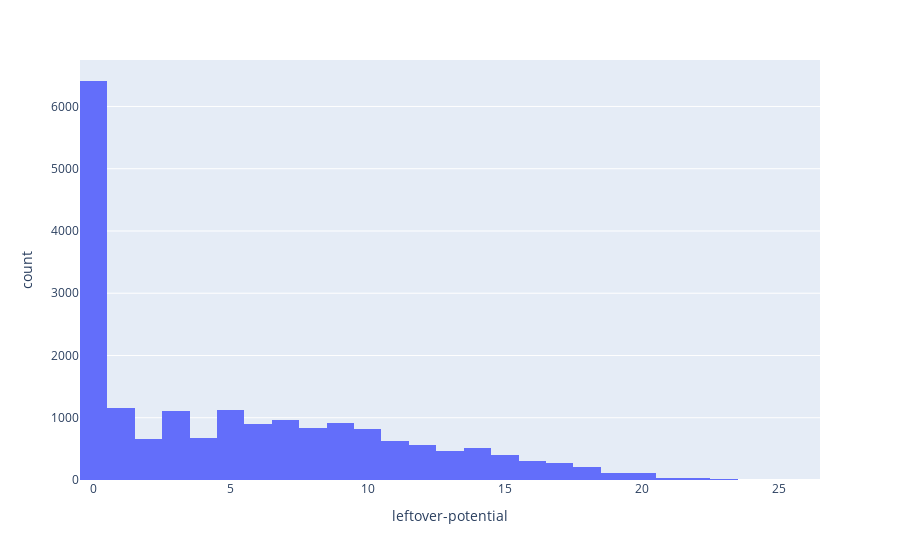

The cell this chart's notebook holds for it:
### Markdown cell above
Next create a histogram that shows how often how much potential is still left over.

### Code cell
# Add code to create the histogram
fig = px.histogram(p22_df, x='leftover-potential')
fig.show()

### Figure 1 — Plotly figure (JSON) as saved in the notebook; plotly's stock layout.template omitted (floating-point values rounded to 4 significant figures; data arrays with more than 128 entries replaced by an {"elided": "..."} marker saying what was removed)
{"data": [{"alignmentgroup": "True", "bingroup": "x", "hovertemplate": "leftover-potential=%{x}<br>count=%{y}<extra></extra>", "legendgroup": "", "marker": {"color": "#636efa", "pattern": {"shape": ""}}, "name": "", "offsetgroup": "", "orientation": "v", "showlegend": false, "type": "histogram", "x": {"elided": "19239 int values"}, "xaxis": "x", "yaxis": "y"}], "layout": {"barmode": "relative", "legend": {"tracegroupgap": 0}, "margin": {"t": 60}, "xaxis": {"anchor": "y", "domain": [0, 1], "title": {"text": "leftover-potential"}}, "yaxis": {"anchor": "x", "domain": [0, 1], "title": {"text": "count"}}}}
